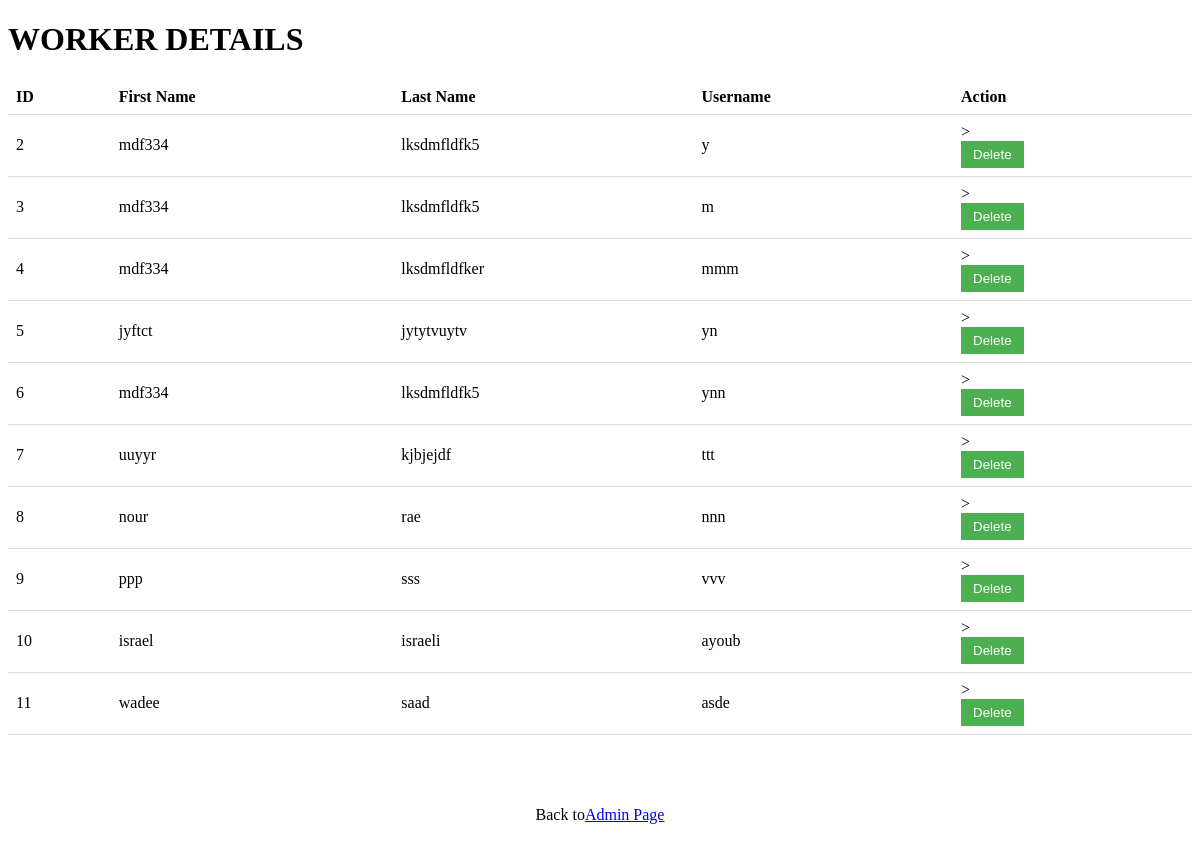
/Table_Worker/, run on an earlier commit of the app's database.
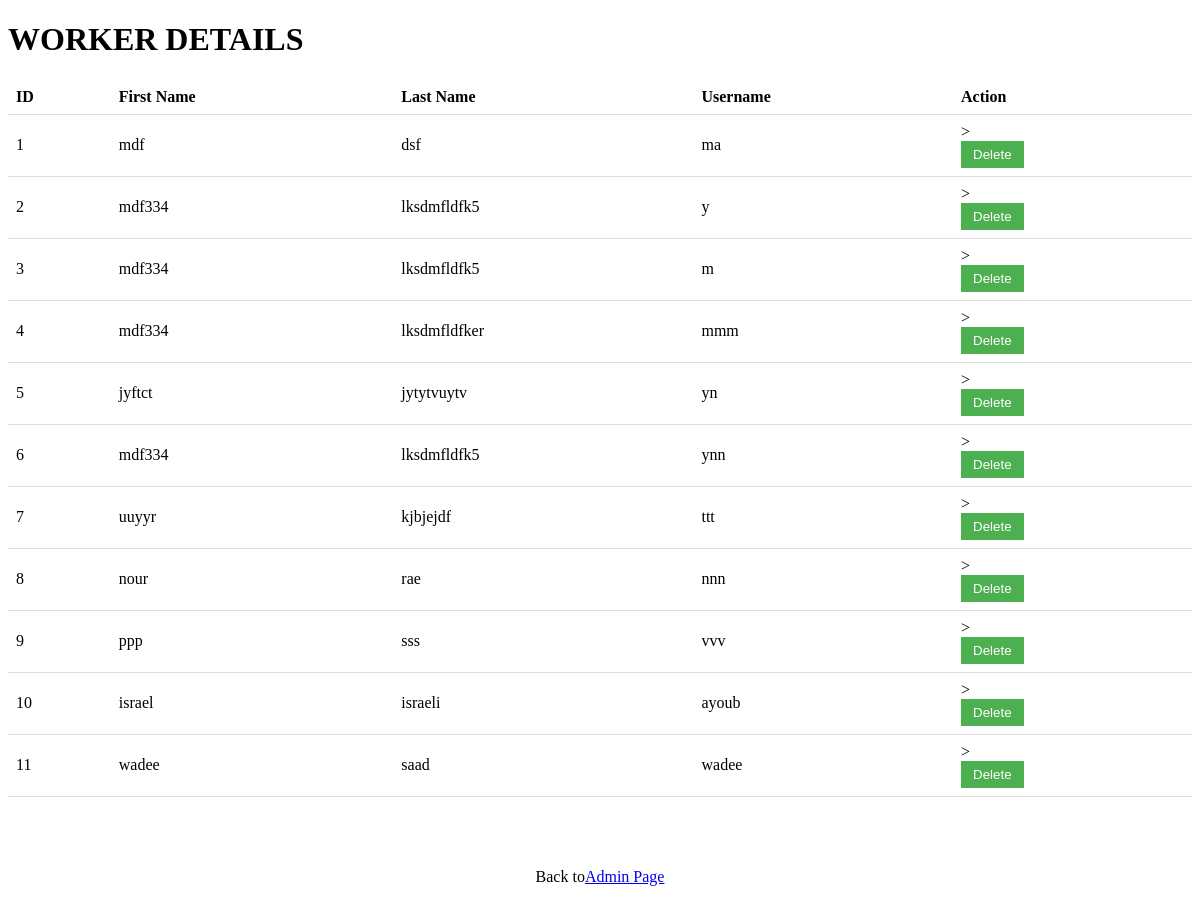
And on a later commit of the database.
### Boards/models.py (models this page shows, shortened)
class Worker(models.Model):
    user = models.OneToOneField(User, on_delete=models.CASCADE)
    id_user = models.IntegerField()
    profile_pic = models.ImageField(
        upload_to='profile_pic/CustomerProfilePic/', null=True, blank=True)
    mobile = models.CharField(max_length=20, null=False)
    email = models.EmailField(null=False, default="")

### Boards/views.py (the view)
# urls.py: path('Table_Worker/', views.Table_worker, name='Table_worker'),
def Table_worker(request):
    workers = Worker.objects.all()
    return render(request, 'detailsWorker.html', {'workers': workers})

### Templates/detailsWorker.html (shortened to what this page needs)
<!DOCTYPE html>
<html>
  <head>
  </head>
  <body>
    <h1>WORKER DETAILS</h1>
    <table>
      <tr>
        <th>ID</th>
        <th>First Name</th>
        <th>Last Name</th>
        <th>Username</th>
        <th>Action</th>
      </tr>
      {% for Worker in workers %}
      <tr>
        <td>{{ Worker.id }}</td>
        <td>{{ Worker.user.first_name }}</td>
        <td>{{ Worker.user.last_name }}</td>
        <td>{{ Worker.user.username }}</td>
        <td>
          >
          <form action="{% url 'delete_worker' Worker.id %}" method="POST">
            <button
              type="submit"
              class="delete-button"
              data-id="{{ Worker.id }}"
            >
              Delete
            </button>
          </form>
        </td>
      </tr>
      {% endfor %}
    </table>
    <div
      style="
        display: flex;
        justify-content: center;
        align-items: center;
        height: 20vh;
      "
    >
      Back to <a href="/HomePageadmin"> Admin Page </a>
    </div>
  </body>
</html>

What changed in the data, as far as the page shows it:
added Worker: id "1", user.first_name "mdf", user.last_name "dsf", user.username "ma"
changed Worker "wadee": user.username "asde" → "wadee"
